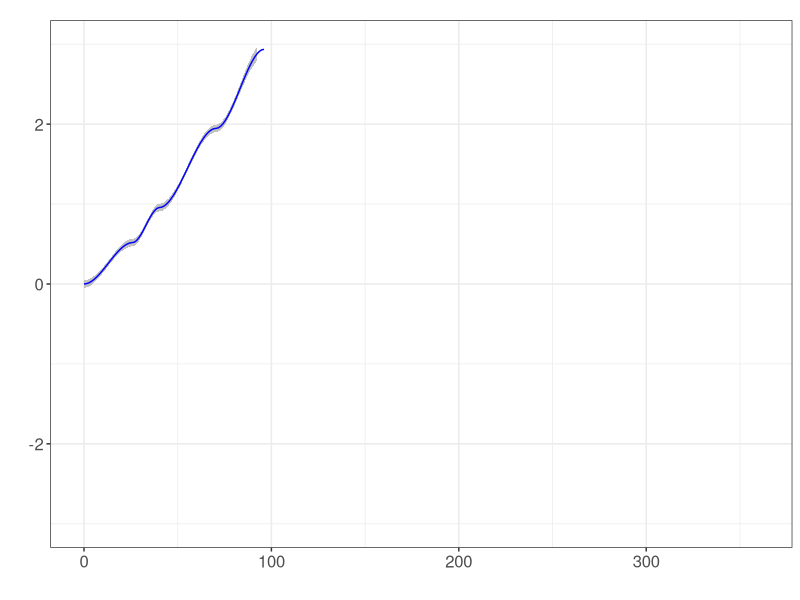

This chart was generated by the following R code: (Note: this script raises an error after producing the figure.)
#=====================================================================================================================
# Analysis of A2058 response in PLX4720
#=====================================================================================================================
# Set the working directory, read the file, and pre-process the data
dd <- "/Users/paudelbb/Paudel_et_al_2016/LongTerm"
setwd(dd)
require(gplots)
require(ggplot2)
output <- "/Users/paudelbb/Paudel_et_al_2016/LongTerm/Figs"
#=====================================================================================================================
data <- read.csv("20150227 A2058_PLX4720_Processed.csv", header=T, sep=",")
cell <- unique(data$CellLine); 
dr <- "PLX4720"
s1 <- data
cnc = "8"
#=====================================================================================================================
ggplot(data = s1, aes(x=s1$Time, y=s1$nl2, col=Date))+ 
  theme_bw()+geom_smooth(span=.25, aes(group=1), method = "loess", size=.5, alpha=0.6, col="blue")+ 
  scale_colour_manual(values="blue") + ylim(-3,3)+ xlim(0,360)+
  theme(legend.position="none") + theme(axis.text=element_text(size=12)) +
  theme(text = element_text(size=12)) + ggtitle(paste0()) + labs(x="", y="") +
  ggsave(paste0(cell, " + ", cnc, "μΜ.pdf"), path=output, width=3, height=3)
#=====================================================================================================================
